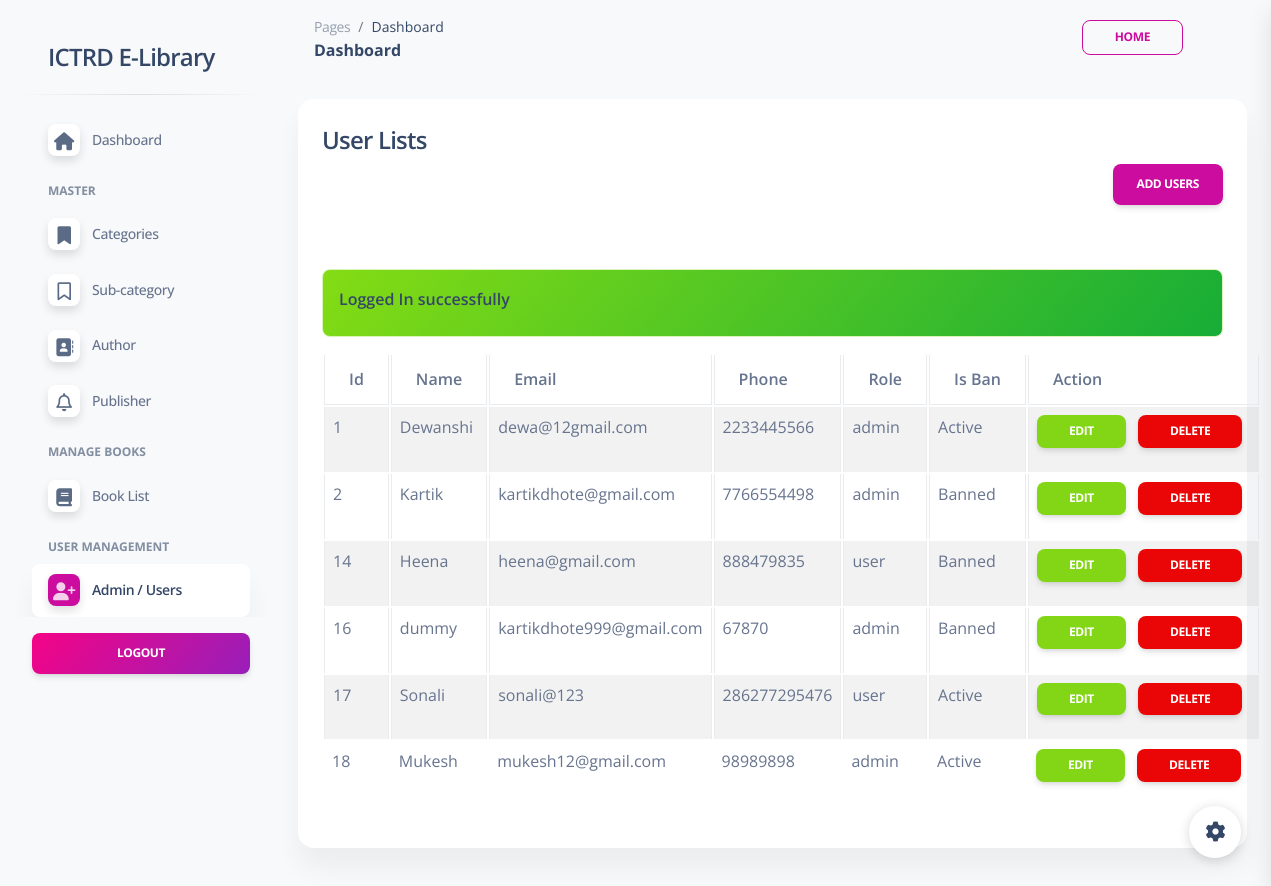
The page /admin/users.php (signed in) on the database its author committed.
### tables this page shows
CREATE TABLE `users` (
  `id` int(25) UNSIGNED NOT NULL,
  `name` varchar(191) NOT NULL,
  `phone` varchar(20) NOT NULL,
  `email` varchar(100) NOT NULL,
  `password` varchar(100) NOT NULL,
  `is_ban` tinyint(1) NOT NULL DEFAULT 0 COMMENT '0=unban,1=ban',
  `role` varchar(100) NOT NULL COMMENT 'admin, user',
  `created_at` date DEFAULT current_timestamp()
);

### admin/authentication.php (called while the page is built, shortened)
<?php
if(isset($_SESSION['auth']))
{
    if(isset($_SESSION['loggedInUserRole'])){
        $role = validate($_SESSION['loggedInUserRole']);
        $email = validate($_SESSION['loggedInUser']['email']);
        $query = "SELECT * FROM users WHERE email='$email' AND role='$role' LIMIT 1";
        $result = mysqli_query($conn,$query);
    }
}else{
    redirect('../login_page.php', 'Login to continue...');
}
?>

### admin/users.php (the view)
<?php include('includes/header.php')  ?>
<div class="row">
    <div class="col-md-12">
        <div class="card">
            <div class="card-header">
                <h4>User Lists</h4>
                <a href="users-create.php" class="btn btn-primary float-end" >Add Users</a>
            </div>
            <div class="card-body">
            <?= alertMessage(); ?>
                 <table id="myTable" class="table table-bordered table-striped">
                    <thead>
                       <tr>
                           <th>Id</th>
                           <th>Name</th>
                           <th>Email</th>
                           <th>Phone</th>
                           <th>Role</th>
                           <th>Is Ban</th>
                           <th>Action</th>
                       </tr>
                    </thead>
                    <tbody>
                        <?php
                        $users = getAll('users');
                        if(mysqli_num_rows($users)>0)
                        {
                              foreach($users as $userItem){
                                ?>
                            <tr>
                              <td><?= $userItem['id']; ?></td>
                              <td><?= $userItem['name']; ?></td>
                              <td><?= $userItem['email']; ?></td>
                              <td><?= $userItem['phone']; ?></td>
                              <td><?= $userItem['role']; ?></td>
                              <td><?= $userItem['is_ban'] ==1 ?'Banned':'Active'; ?></td>
                              <td>
                                <a href="users-edit.php?id=<?= $userItem['id']; ?>" class="btn btn-success btn-sm">Edit</a>
                                <a href="users-delete.php?id=<?= $userItem['id']; ?>"
                                class="btn btn-danger btn-sm mx-2"
                                onclick="return confirm('Are you sure you want to delete this data')"
                                >
                                Delete
                            </a>
                              </td>
                            </tr>
                                <?php
                              }
                        }
                        else
                        {
                            ?>
                             <tr>
                                <td colspan="7">No record Found</td>
                             </tr>
                            <?php
                        }
                        ?>
                    </tbody>
                 </table>
            </div>
        </div>
    </div>
</div>
<?php include('includes/footer.php')  ?>

### rows shown on the page
users: id "1", name "Dewanshi", email "dewa@12gmail.com", phone "2233445566", role "admin", is_ban "Active"
users: id "2", name "Kartik", email "kartikdhote@gmail.com", phone "7766554498", role "admin", is_ban "Banned"
users: id "14", name "Heena", email "heena@gmail.com", phone "888479835", role "user", is_ban "Banned"
users: id "16", name "dummy", email "kartikdhote999@gmail.com", phone "67870", role "admin", is_ban "Banned"
users: id "17", name "Sonali", email "sonali@123", phone "286277295476", role "user", is_ban "Active"
users: id "18", name "Mukesh", email "mukesh12@gmail.com", phone "98989898", role "admin", is_ban "Active"

### other values the page prints
$_SESSION['status'] "Logged In successfully"
